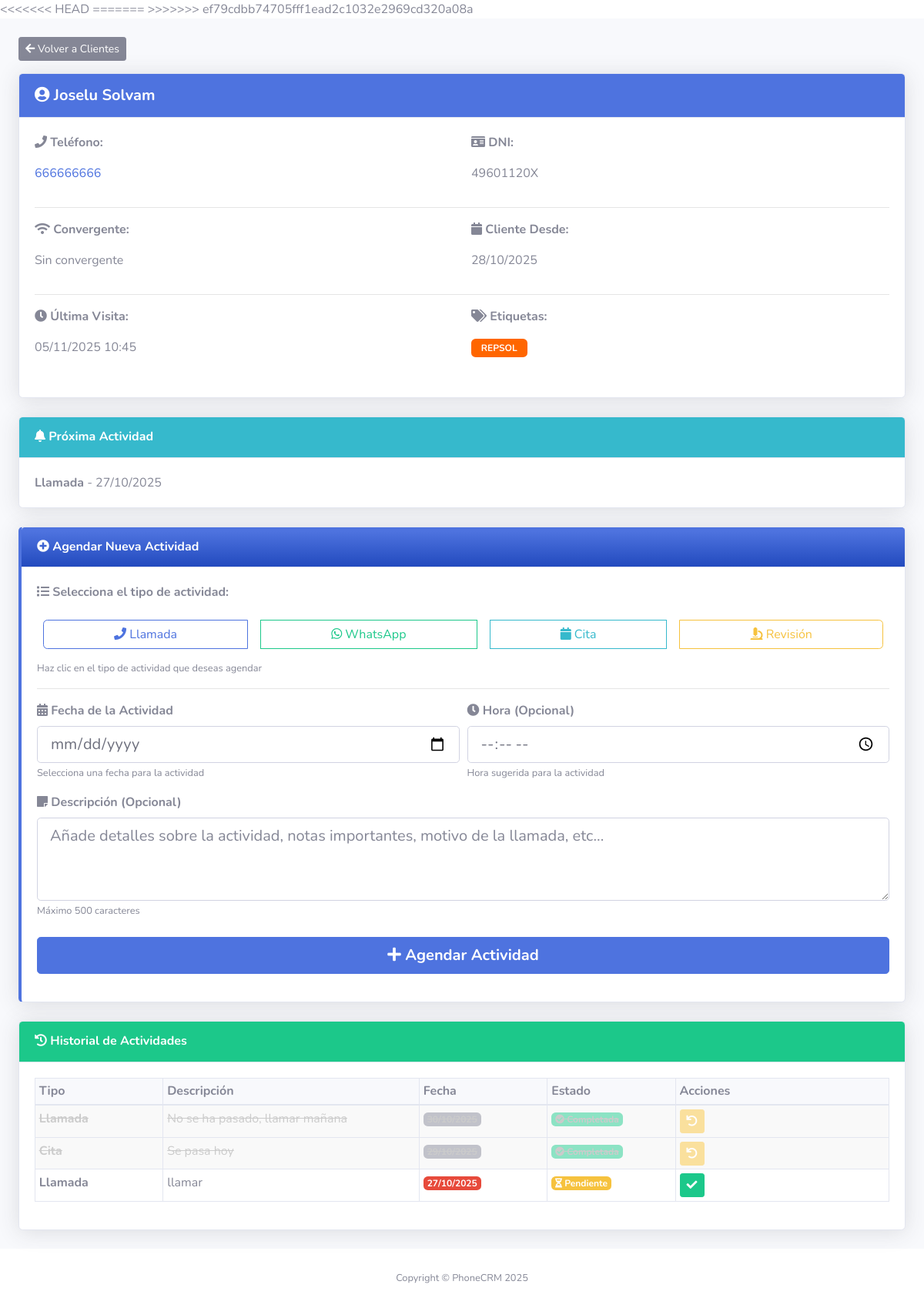
The app's page /ver_cliente.php?id=11 (signed in), older data.
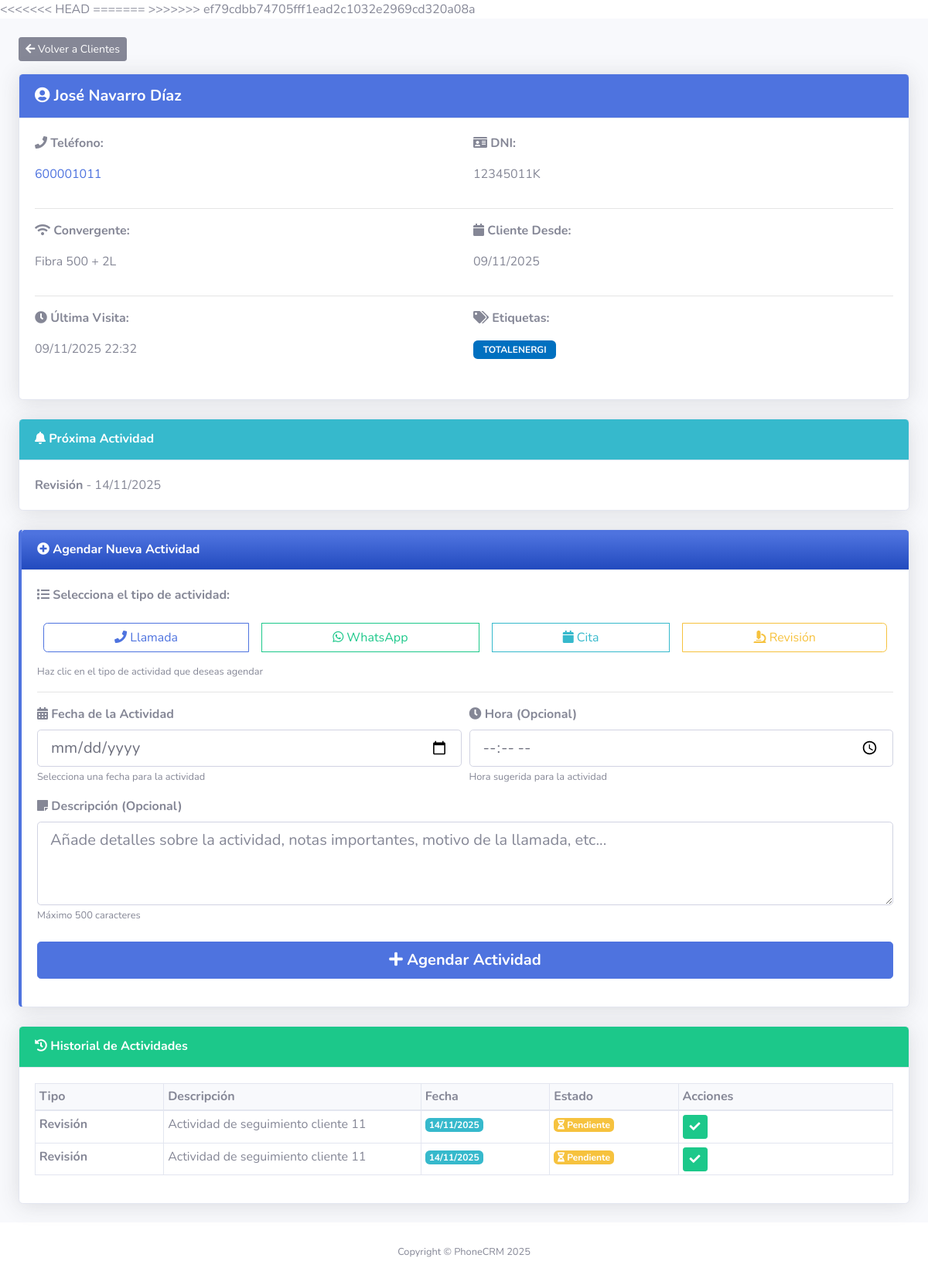
The same page, newer data.
### tables this page shows
CREATE TABLE `clientes` (
  `id` int(11) NOT NULL,
  `nombre_apellidos` varchar(150) NOT NULL,
  `dni` varchar(20) NOT NULL,
  `telefono` varchar(20) NOT NULL,
  `convergente` text DEFAULT NULL,
  `usuario_id` int(11) NOT NULL,
  `fecha_creacion` timestamp NOT NULL DEFAULT current_timestamp(),
  `ultima_visita` timestamp NULL DEFAULT NULL
);

CREATE TABLE `etiquetas` (
  `id` int(11) NOT NULL,
  `nombre` varchar(50) NOT NULL,
  `color` varchar(7) NOT NULL,
  `fecha_creacion` timestamp NOT NULL DEFAULT current_timestamp()
);

CREATE TABLE `actividades` (
  `id` int(11) NOT NULL,
  `cliente_id` int(11) NOT NULL,
  `tipo` enum('Llamada','WhatsApp','Cita','Revisión') NOT NULL,
  `descripcion` text DEFAULT NULL,
  `fecha` date NOT NULL,
  `fecha_creacion` timestamp NOT NULL DEFAULT current_timestamp(),
  `completada` tinyint(4) DEFAULT 0
);

### admin/includes/crudClientes.php (called while the page is built, shortened)
<?php
class crudClientes {
    private $conexion;
    public function __construct($conexion, $usuario_id) {
        $this->conexion = $conexion;
    }
    public function getEtiquetas($cliente_id) {
        $sql = "SELECT e.id, e.nombre, e.color FROM etiquetas e
                JOIN cliente_etiqueta ce ON e.id = ce.etiqueta_id
                WHERE ce.cliente_id = ?";
        $stmt = $this->conexion->prepare($sql);
        $stmt->bind_param("i", $cliente_id);
        $stmt->execute();
        return $stmt->get_result();
    }
    public static function getColorActividad($fecha, $completada) {
        if ($completada) {
            return 'completada';
        }
        $hoy = date('Y-m-d');
        $fecha_actividad = date('Y-m-d', strtotime($fecha));
        if ($fecha_actividad < $hoy) {
            return 'danger';
        } elseif ($fecha_actividad == $hoy) {
            return 'success';
        } else {
            return 'secondary';
        }
    }
}
?>

### admin/includes/crudActividades.php (called while the page is built, shortened)
<?php
class crudActividades {
    private $conexion;
    public function __construct($conexion, $usuario_id) {
        $this->conexion = $conexion;
    }
    public function getProximaActividad($cliente_id) {
        $sql = "SELECT id, tipo, fecha, completada FROM actividades
                WHERE cliente_id = ? AND completada = 0
                ORDER BY fecha ASC LIMIT 1";
        $stmt = $this->conexion->prepare($sql);
        $stmt->bind_param("i", $cliente_id);
        $stmt->execute();
        return $stmt->get_result()->fetch_assoc();
    }
    public function getActividades($cliente_id) {
        $sql = "SELECT id, tipo, descripcion, fecha, completada FROM actividades
                WHERE cliente_id = ?
                ORDER BY fecha DESC LIMIT 10";
        $stmt = $this->conexion->prepare($sql);
        $stmt->bind_param("i", $cliente_id);
        $stmt->execute();
        return $stmt->get_result();
    }
}
?>

### ver_cliente.php (the view, shortened to what the changed rows need)
<?php
require_once "./admin/includes/crudClientes.php";
require_once "./admin/includes/crudActividades.php";
$connClass = new Connection();
$conexion = $connClass->getConnection();
$usuario_id = $_SESSION['usuario_id'];
$crud = new crudClientes($conexion, $usuario_id);
$crudAct = new crudActividades($conexion, $usuario_id);
$cliente_id = isset($_GET['id']) ? intval($_GET['id']) : 0;
$sql = "SELECT * FROM clientes WHERE id = ? LIMIT 1";
$stmt = $conexion->prepare($sql);
$stmt->bind_param("i", $cliente_id);
$stmt->execute();
$cliente = $stmt->get_result()->fetch_assoc();
$actividades = $crudAct->getActividades($cliente_id);
$etiquetas = $crud->getEtiquetas($cliente_id);
$proxima_actividad = $crudAct->getProximaActividad($cliente_id);
$hoy = date('Y-m-d');
?>
<!DOCTYPE html>
<html lang="es">
<head>
    <link href="startbootstrap-sb-admin-2-gh-pages/vendor/fontawesome-free/css/all.min.css" rel="stylesheet" type="text/css">
    <link href="https://cdn.jsdelivr.net/npm/bootstrap@4.6.2/dist/css/bootstrap.min.css" rel="stylesheet">
    <link href="startbootstrap-sb-admin-2-gh-pages/css/sb-admin-2.min.css" rel="stylesheet">
    <link href="css/main.css" rel="stylesheet">
</head>
<body id="page-top">
    <div id="wrapper">
        <div id="content-wrapper" class="d-flex flex-column">
            <div id="content">
                <div class="container-fluid">
                    <div class="card shadow mb-4">
                        <div class="card-header bg-primary text-white py-3">
                            <h5 class="m-0 font-weight-bold">
                                <i class="fas fa-user-circle"></i> <?php echo htmlspecialchars($cliente['nombre_apellidos']); ?>
                            </h5>
                        </div>
                        <div class="card-body">
                            <div class="row mb-3">
                                <div class="col-md-6">
                                    <p><a href="tel:<?php echo htmlspecialchars($cliente['telefono']); ?>"><?php echo htmlspecialchars($cliente['telefono']); ?></a></p>
                                </div>
                                <div class="col-md-6">
                                    <p><strong><i class="fas fa-id-card"></i> DNI:</strong></p>
                                    <p><?php echo htmlspecialchars($cliente['dni']); ?></p>
                                </div>
                            </div>
                            <div class="row mb-3">
                                <div class="col-md-6">
                                    <p><strong><i class="fas fa-wifi"></i> Convergente:</strong></p>
                                    <p><?php echo !empty($cliente['convergente']) ? htmlspecialchars($cliente['convergente']) : 'Sin convergente'; ?></p>
                                </div>
                                <div class="col-md-6">
                                    <p><strong><i class="fas fa-calendar"></i> Cliente Desde:</strong></p>
                                    <p><?php echo date('d/m/Y', strtotime($cliente['fecha_creacion'])); ?></p>
                                </div>
                            </div>
                            <div class="row mb-3">
                                <div class="col-md-6">
                                    <p><strong><i class="fas fa-clock"></i> Última Visita:</strong></p>
                                    <p><?php echo $cliente['ultima_visita'] ? date('d/m/Y H:i', strtotime($cliente['ultima_visita'])) : 'Sin visitas'; ?></p>
                                </div>
                                <div class="col-md-6">
                                    <p>
                                        <?php
                                        if ($etiquetas->num_rows > 0):
                                            while ($etiqueta = $etiquetas->fetch_assoc()):
                                        ?>
                                            <span class="badge" style="background-color: <?php echo htmlspecialchars($etiqueta['color']); ?>; color: white; padding: 0.4rem 0.8rem; margin-right: 0.3rem;">
                                                <?php echo htmlspecialchars($etiqueta['nombre']); ?>
                                            </span>
                                        <?php
                                            endwhile;
                                        else:
                                        ?>
                                            <span class="text-muted">Sin etiquetas</span>
                                        <?php endif; ?>
                                    </p>
                                </div>
                            </div>
                        </div>
                    </div>
                    <?php if ($proxima_actividad):
                        $fecha_formato = date('d/m/Y', strtotime($proxima_actividad['fecha']));
                    ?>
                    <div class="card shadow mb-4">
                        <div class="card-header bg-info text-white py-3">
                            <h6 class="m-0 font-weight-bold">
                                <i class="fas fa-bell"></i> Próxima Actividad
                            </h6>
                        </div>
                        <div class="card-body">
                            <p class="mb-0"><strong><?php echo $proxima_actividad['tipo']; ?></strong> - <?php echo $fecha_formato; ?></p>
                        </div>
                    </div>
                    <?php endif; ?>
                    <div class="card shadow mb-4">
                        <div class="card-body">
                            <?php
                            $actividades->data_seek(0);
                            if ($actividades->num_rows > 0):
                            ?>
                                <div class="table-responsive">
                                    <table class="table table-bordered table-hover table-sm">
                                        <thead class="bg-light">
                                            <tr>
                                                <th width="15%">Tipo</th>
                                                <th width="30%">Descripción</th>
                                                <th width="15%">Fecha</th>
                                                <th width="15%">Estado</th>
                                                <th width="25%">Acciones</th>
                                            </tr>
                                        </thead>
                                        <tbody>
                                            <?php
                                            while ($act = $actividades->fetch_assoc()):
                                                $fecha_formato = date('d/m/Y', strtotime($act['fecha']));
                                                $fecha_actividad = date('Y-m-d', strtotime($act['fecha']));
                                            ?>
                                            <tr class="<?php echo ($act['completada'] == 1) ? 'actividad-completada-row' : ''; ?>">
                                                <td><strong><?php echo $act['tipo']; ?></strong></td>
                                                <td><?php echo !empty($act['descripcion']) ? htmlspecialchars($act['descripcion']) : '<span class="text-muted">-</span>'; ?></td>
                                                <td>
                                                    <span class="badge badge-<?php
                                                        if ($act['completada']) {
                                                            echo 'secondary';
                                                        } elseif ($fecha_actividad < $hoy) {
                                                            echo 'danger';
                                                        } elseif ($fecha_actividad == $hoy) {
                                                            echo 'success';
                                                        } else {
                                                            echo 'info';
                                                        }
                                                    ?>">
                                                        <?php echo $fecha_formato; ?>
                                                    </span>
                                                </td>
                                                <td>
                                                    <?php if ($act['completada'] == 1): ?>
                                                        <span class="badge badge-success"><i class="fas fa-check-circle"></i> Completada</span>
                                                    <?php else: ?>
                                                        <span class="badge badge-warning"><i class="fas fa-hourglass-half"></i> Pendiente</span>
                                                    <?php endif; ?>
                                                </td>
                                                <td>
                                                    <form method="POST" action="actividades.php" style="display: inline;">
                                                        <button type="submit" name="marcar_completada" class="btn btn-sm <?php echo $act['completada'] == 1 ? 'btn-warning' : 'btn-success'; ?>">
                                                            <i class="fas fa-<?php echo $act['completada'] == 1 ? 'undo' : 'check'; ?>"></i>
                                                        </button>
                                                    </form>
                                                </td>
                                            </tr>
                                            <?php endwhile; ?>
                                        </tbody>
                                    </table>
                                </div>
                            <?php endif; ?>
                        </div>
                    </div>
                </div>
            </div>
        </div>
    </div>
</body>
</html>

Row changes from the older to the newer data that the page shows:
no longer on this page (row unchanged): etiquetas: nombre "REPSOL"
no longer on this page (row edited): actividades: tipo "Llamada", fecha "27/10/2025", descripcion "llamar", completada 0 (drawn)
no longer on this page (row edited): actividades: tipo "Llamada", descripcion "No se ha pasado, llamar mañana", completada 1 (drawn)
no longer on this page (row edited): actividades: tipo "Cita", descripcion "Se pasa hoy", completada 1 (drawn)
changed clientes: nombre_apellidos "Joselu Solvam" → "José Navarro Díaz"; telefono "666666666" → "600001011"; dni "49601120X" → "12345011K"; convergente (not shown) → "Fibra 500 + 2L"; fecha_creacion "28/10/2025" → "09/11/2025"; ultima_visita "05/11/2025 10:45" → "09/11/2025 22:32"
now on this page (row unchanged): etiquetas: nombre "TOTALENERGI"
now on this page (row edited): actividades: tipo "Revisión", fecha "14/11/2025", descripcion "Actividad de seguimiento cliente 11", completada 0 (drawn)
added actividades: tipo "Revisión", descripcion "Actividad de seguimiento cliente 11", fecha "14/11/2025", completada 0 (drawn)
Text that changed along with them:
text no longer shown: "Sin convergente"
